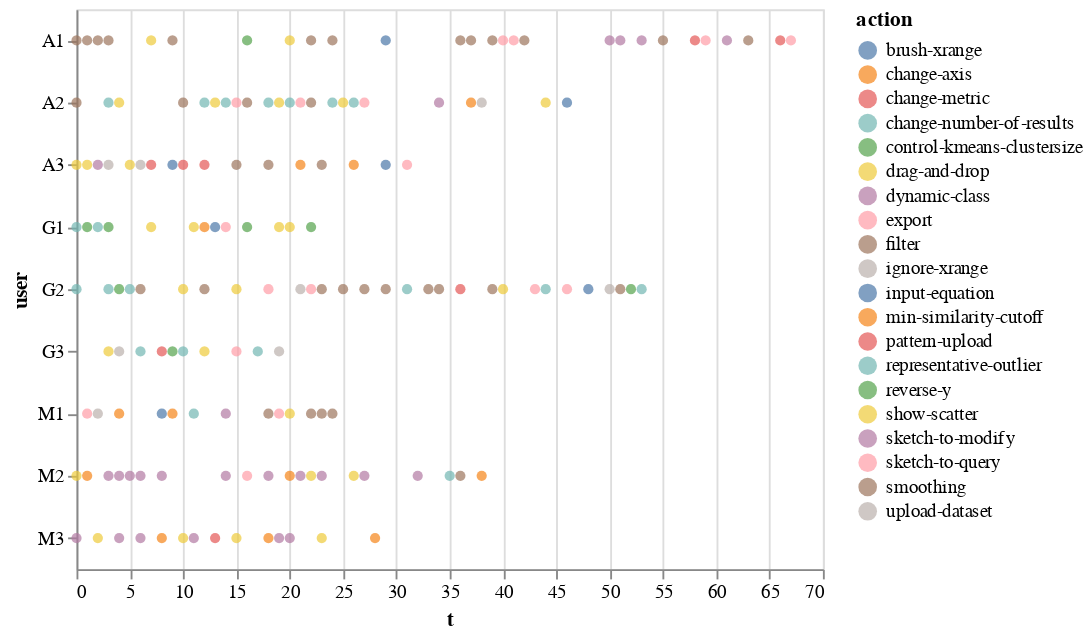

This figure's notebook cell:
### Markdown cell above
# Feature Only

### Code cell
df_feature = df[df.action.isin(featureOnly)]
alt.Chart(df_feature).mark_circle().encode(        
    color='action',
    y="user",
    x='t'
)

### Figure 1 — Vega-Lite specification as saved in the notebook (floating-point values rounded to 4 significant figures; data arrays with more than 128 entries replaced by an {"elided": "..."} marker saying what was removed)
{"$schema": "https://vega.github.io/schema/vega-lite/v2.6.0.json", "config": {"view": {"height": 300, "width": 400}}, "data": {"name": "data-7ae48c420d61b6f878671492556026f1"}, "datasets": {"data-7ae48c420d61b6f878671492556026f1": {"elided": "166 records"}}, "encoding": {"color": {"field": "action", "type": "nominal"}, "x": {"field": "t", "type": "quantitative"}, "y": {"field": "user", "type": "nominal"}}, "mark": "circle"}
